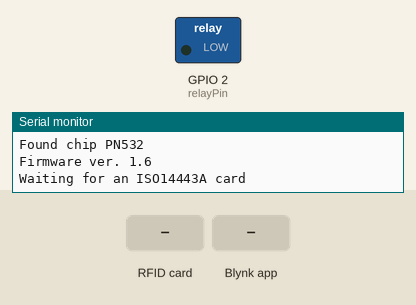
This sketch was run on a simulated ESP32. Parts: switched loads named in the sketch (green lamp = pin HIGH), the last lines printed to the serial monitor. The test bench sets the inputs (shaded band). WiFi joins after 1.5 s; servers stay silent unless stated.

Above: at 3.0 s.
3.1 s: RFID card D3 23 B0 1A held to the reader
At 3.5 s:
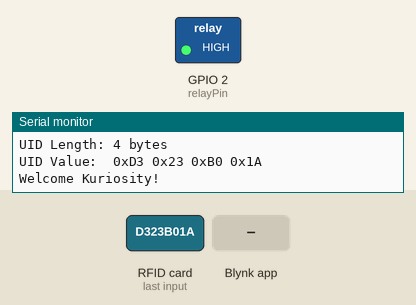
4.6 s: Blynk app writes 1 to V0
Timing chart, 0 to 8.6 s (numbered marks = the images above; inputs shaded):
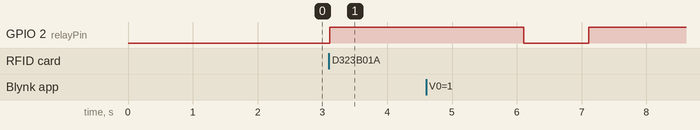

The sketch:

esp32_blynk_rfid_smart_app_lock.ino
```cpp
// Template ID, Device Name and Auth Token are provided by the Blynk.Cloud
// See the Device Info tab, or Template settings
#define BLYNK_TEMPLATE_ID   "YOUR_TEMPLATE_ID"
#define BLYNK_DEVICE_NAME   "Smart RFID Lock"
#define BLYNK_AUTH_TOKEN    "YOUR_AUTH_TOKEN"

#include <WiFi.h>
#include <WiFiClient.h>
#include <BlynkSimpleEsp32.h>
#include <SPI.h>
#include <PN532_SPI.h>
#include "PN532.h"

// Your WiFi credentials.
// Set password to "" for open networks.
char ssid[] = "YOUR_WIFI_SSID";
char pass[] = "YOUR_WIFI_PASSWORD";
char auth[] = BLYNK_AUTH_TOKEN;

PN532_SPI pn532spi(SPI, 5);
PN532 nfc(pn532spi);

const int relayPin = 2;

// This function is called every time the Virtual Pin 0 state changes
BLYNK_WRITE(V0)
{
  // Set incoming value from pin V0 to a variable
  int value = param.asInt();

  // Update state
  Blynk.virtualWrite(V1, value);
  digitalWrite(relayPin, value);
}

void setup(void) {
  Serial.begin(115200);
  Serial.println("Hello!");

  nfc.begin();

  uint32_t versiondata = nfc.getFirmwareVersion();
  if (! versiondata) {
    Serial.print("Didn't find PN53x board");
    while (1); // halt
  }

  // Got ok data, print it out!
  Serial.print("Found chip PN5"); Serial.println((versiondata >> 24) & 0xFF, HEX);
  Serial.print("Firmware ver. "); Serial.print((versiondata >> 16) & 0xFF, DEC);
  Serial.print('.'); Serial.println((versiondata >> 8) & 0xFF, DEC);

  // Set the max number of retry attempts to read from a card
  // This prevents us from waiting forever for a card, which is
  // the default behaviour of the PN532.
  nfc.setPassiveActivationRetries(0xFF);

  // configure board to read RFID tags
  nfc.SAMConfig();

  // set relay pin as output
  pinMode(relayPin, OUTPUT);

  Blynk.begin(auth, ssid, pass);
  // You can also specify server:
  //Blynk.begin(auth, ssid, pass, "blynk.cloud", 80);
  //Blynk.begin(auth, ssid, pass, IPAddress(192,168,1,100), 8080);

  Serial.println("Waiting for an ISO14443A card");
}

void loop(void) {
  boolean success;
  uint8_t uid[] = { 0, 0, 0, 0, 0, 0, 0 };      // Buffer to store the returned UID
  uint8_t valid[] = { 0xD3, 0x23, 0xB0, 0x1A }; // Store UID of authorized card
  uint8_t uidLength;                            // Length of the UID (4 or 7 bytes depending on ISO14443A card type)

  // Wait for an ISO14443A type cards (Mifare, etc.).  When one is found
  // 'uid' will be populated with the UID, and uidLength will indicate
  // if the uid is 4 bytes (Mifare Classic) or 7 bytes (Mifare Ultralight)
  success = nfc.readPassiveTargetID(PN532_MIFARE_ISO14443A, &uid[0], &uidLength);

  if (success) {
    Serial.println("Found a card!");
    Serial.print("UID Length: "); Serial.print(uidLength, DEC); Serial.println(" bytes");
    Serial.print("UID Value: ");
    for (uint8_t i = 0; i < uidLength; i++)
    {
      Serial.print(" 0x"); Serial.print(uid[i], HEX);
    }
    Serial.println("");
    Serial.println();

    if (memcmp(uid, valid, 4) == 0) {
      Blynk.virtualWrite(V0, 1);
      Blynk.virtualWrite(V1, 1);
      Serial.println("Welcome Kuriosity!");

      // activate relay to unlock door
      digitalWrite(relayPin, HIGH);
      // hold door unlock for 3s
      delay(3000);
      // deactivate relay to lock door
      digitalWrite(relayPin, LOW);
      Blynk.virtualWrite(V0, 0);
      Blynk.virtualWrite(V1, 0);
    }
    else {
      Serial.println("UNAUTHORIZED!");
    }
    Serial.println();

    // Wait 1 second before continuing
    delay(1000);
  }

  Blynk.run();
}
```

Measured:
- after the input at 3.1 s, GPIO 2 (relayPin): LOW → HIGH at once
